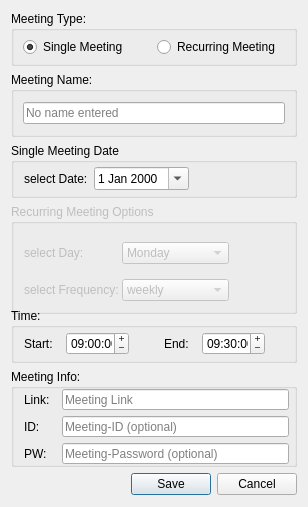
<?xml version="1.0" encoding="UTF-8"?>
<ui version="4.0">
 <class>AddMeetingDialog</class>
 <widget class="QDialog" name="AddMeetingDialog">
  <property name="geometry">
   <rect>
    <x>0</x>
    <y>0</y>
    <width>308</width>
    <height>507</height>
   </rect>
  </property>
  <property name="minimumSize">
   <size>
    <width>308</width>
    <height>507</height>
   </size>
  </property>
  <property name="maximumSize">
   <size>
    <width>308</width>
    <height>511</height>
   </size>
  </property>
  <property name="windowTitle">
   <string>Dialog</string>
  </property>
  <property name="modal">
   <bool>true</bool>
  </property>
  <layout class="QVBoxLayout" name="verticalLayout">
   <item>
    <widget class="QGroupBox" name="MeetingTypeBox">
     <property name="sizePolicy">
      <sizepolicy hsizetype="Preferred" vsizetype="Fixed">
       <horstretch>0</horstretch>
       <verstretch>0</verstretch>
      </sizepolicy>
     </property>
     <property name="minimumSize">
      <size>
       <width>0</width>
       <height>55</height>
      </size>
     </property>
     <property name="maximumSize">
      <size>
       <width>16777215</width>
       <height>55</height>
      </size>
     </property>
     <property name="title">
      <string>Meeting Type:</string>
     </property>
     <layout class="QHBoxLayout" name="horizontalLayout_2">
      <item>
       <layout class="QHBoxLayout" name="MeetingTypeLayout">
        <item>
         <widget class="QRadioButton" name="radioButton_typeSingle">
          <property name="text">
           <string>Single Meeting</string>
          </property>
          <property name="checked">
           <bool>true</bool>
          </property>
          <property name="autoExclusive">
           <bool>true</bool>
          </property>
         </widget>
        </item>
        <item>
         <widget class="QRadioButton" name="radioButton_typeRecurr">
          <property name="text">
           <string>Recurring Meeting</string>
          </property>
         </widget>
        </item>
       </layout>
      </item>
     </layout>
    </widget>
   </item>
   <item>
    <widget class="QGroupBox" name="MeetingNameBox">
     <property name="sizePolicy">
      <sizepolicy hsizetype="Preferred" vsizetype="Fixed">
       <horstretch>0</horstretch>
       <verstretch>0</verstretch>
      </sizepolicy>
     </property>
     <property name="minimumSize">
      <size>
       <width>0</width>
       <height>65</height>
      </size>
     </property>
     <property name="maximumSize">
      <size>
       <width>16777215</width>
       <height>65</height>
      </size>
     </property>
     <property name="title">
      <string>Meeting Name:</string>
     </property>
     <layout class="QVBoxLayout" name="verticalLayout_2">
      <item>
       <widget class="QLineEdit" name="MeetingName_lineEdit">
        <property name="text">
         <string/>
        </property>
        <property name="placeholderText">
         <string>No name entered</string>
        </property>
        <property name="clearButtonEnabled">
         <bool>false</bool>
        </property>
       </widget>
      </item>
     </layout>
    </widget>
   </item>
   <item>
    <widget class="QGroupBox" name="SingleDateBox">
     <property name="sizePolicy">
      <sizepolicy hsizetype="Preferred" vsizetype="Fixed">
       <horstretch>0</horstretch>
       <verstretch>0</verstretch>
      </sizepolicy>
     </property>
     <property name="minimumSize">
      <size>
       <width>0</width>
       <height>55</height>
      </size>
     </property>
     <property name="maximumSize">
      <size>
       <width>16777215</width>
       <height>55</height>
      </size>
     </property>
     <property name="title">
      <string>Single Meeting Date</string>
     </property>
     <layout class="QHBoxLayout" name="horizontalLayout" stretch="0,0,0">
      <property name="leftMargin">
       <number>10</number>
      </property>
      <property name="topMargin">
       <number>0</number>
      </property>
      <property name="rightMargin">
       <number>0</number>
      </property>
      <property name="bottomMargin">
       <number>0</number>
      </property>
      <item>
       <widget class="QLabel" name="SingleDateLabel">
        <property name="text">
         <string>&lt;html&gt;&lt;head/&gt;&lt;body&gt;&lt;p&gt;select Date:&lt;/p&gt;&lt;/body&gt;&lt;/html&gt;</string>
        </property>
       </widget>
      </item>
      <item>
       <widget class="QDateEdit" name="selectDateEdit">
        <property name="minimumSize">
         <size>
          <width>95</width>
          <height>0</height>
         </size>
        </property>
        <property name="calendarPopup">
         <bool>true</bool>
        </property>
       </widget>
      </item>
      <item>
       <spacer name="horizontalSpacer">
        <property name="orientation">
         <enum>Qt::Horizontal</enum>
        </property>
        <property name="sizeHint" stdset="0">
         <size>
          <width>40</width>
          <height>20</height>
         </size>
        </property>
       </spacer>
      </item>
     </layout>
    </widget>
   </item>
   <item>
    <widget class="QGroupBox" name="RecurrOptionBox">
     <property name="enabled">
      <bool>false</bool>
     </property>
     <property name="minimumSize">
      <size>
       <width>0</width>
       <height>110</height>
      </size>
     </property>
     <property name="maximumSize">
      <size>
       <width>16777215</width>
       <height>110</height>
      </size>
     </property>
     <property name="title">
      <string>Recurring Meeting Options</string>
     </property>
     <layout class="QGridLayout" name="gridLayout_RecurrMeetingOptions">
      <property name="leftMargin">
       <number>10</number>
      </property>
      <property name="rightMargin">
       <number>0</number>
      </property>
      <property name="bottomMargin">
       <number>0</number>
      </property>
      <property name="horizontalSpacing">
       <number>0</number>
      </property>
      <item row="0" column="1">
       <widget class="QComboBox" name="selectDayDropdown">
        <property name="minimumSize">
         <size>
          <width>95</width>
          <height>0</height>
         </size>
        </property>
        <property name="currentText">
         <string notr="true">Monday</string>
        </property>
        <property name="currentIndex">
         <number>0</number>
        </property>
        <property name="maxCount">
         <number>7</number>
        </property>
        <property name="insertPolicy">
         <enum>QComboBox::NoInsert</enum>
        </property>
        <item>
         <property name="text">
          <string>Monday</string>
         </property>
        </item>
        <item>
         <property name="text">
          <string>Tuesday</string>
         </property>
        </item>
        <item>
         <property name="text">
          <string>Wednesday</string>
         </property>
        </item>
        <item>
         <property name="text">
          <string>Thursday</string>
         </property>
        </item>
        <item>
         <property name="text">
          <string>Friday</string>
         </property>
        </item>
        <item>
         <property name="text">
          <string>Saturday</string>
         </property>
        </item>
        <item>
         <property name="text">
          <string>Sunday</string>
         </property>
        </item>
       </widget>
      </item>
      <item row="0" column="2">
       <spacer name="horizontalSpacer_2">
        <property name="orientation">
         <enum>Qt::Horizontal</enum>
        </property>
        <property name="sizeHint" stdset="0">
         <size>
          <width>40</width>
          <height>20</height>
         </size>
        </property>
       </spacer>
      </item>
      <item row="0" column="0">
       <widget class="QLabel" name="selectDayLabel">
        <property name="text">
         <string>select Day: </string>
        </property>
       </widget>
      </item>
      <item row="1" column="0">
       <widget class="QLabel" name="selectFrequLabel">
        <property name="text">
         <string>select Frequency: </string>
        </property>
       </widget>
      </item>
      <item row="1" column="1">
       <widget class="QComboBox" name="selectFrequDropdown">
        <property name="minimumSize">
         <size>
          <width>95</width>
          <height>0</height>
         </size>
        </property>
        <property name="currentIndex">
         <number>1</number>
        </property>
        <property name="maxCount">
         <number>7</number>
        </property>
        <property name="insertPolicy">
         <enum>QComboBox::NoInsert</enum>
        </property>
        <item>
         <property name="text">
          <string>daily</string>
         </property>
        </item>
        <item>
         <property name="text">
          <string>weekly</string>
         </property>
        </item>
        <item>
         <property name="text">
          <string>bi-weekly</string>
         </property>
        </item>
        <item>
         <property name="text">
          <string>monthly</string>
         </property>
        </item>
        <item>
         <property name="text">
          <string>quarterly</string>
         </property>
        </item>
        <item>
         <property name="text">
          <string>semi-annually</string>
         </property>
        </item>
        <item>
         <property name="text">
          <string>annually</string>
         </property>
        </item>
       </widget>
      </item>
      <item row="1" column="2">
       <spacer name="horizontalSpacer_3">
        <property name="orientation">
         <enum>Qt::Horizontal</enum>
        </property>
        <property name="sizeHint" stdset="0">
         <size>
          <width>40</width>
          <height>20</height>
         </size>
        </property>
       </spacer>
      </item>
     </layout>
    </widget>
   </item>
   <item>
    <widget class="QGroupBox" name="timeBox">
     <property name="minimumSize">
      <size>
       <width>0</width>
       <height>55</height>
      </size>
     </property>
     <property name="maximumSize">
      <size>
       <width>16777215</width>
       <height>55</height>
      </size>
     </property>
     <property name="title">
      <string>Time:</string>
     </property>
     <layout class="QHBoxLayout" name="horizontalLayout_3">
      <property name="leftMargin">
       <number>10</number>
      </property>
      <property name="topMargin">
       <number>0</number>
      </property>
      <property name="rightMargin">
       <number>0</number>
      </property>
      <property name="bottomMargin">
       <number>0</number>
      </property>
      <item>
       <widget class="QLabel" name="startLabel">
        <property name="text">
         <string>Start:  </string>
        </property>
       </widget>
      </item>
      <item>
       <widget class="QTimeEdit" name="StartTimeEdit">
        <property name="minimumSize">
         <size>
          <width>55</width>
          <height>0</height>
         </size>
        </property>
        <property name="buttonSymbols">
         <enum>QAbstractSpinBox::PlusMinus</enum>
        </property>
        <property name="time">
         <time>
          <hour>9</hour>
          <minute>0</minute>
          <second>0</second>
         </time>
        </property>
       </widget>
      </item>
      <item>
       <spacer name="horizontalSpacer_4">
        <property name="orientation">
         <enum>Qt::Horizontal</enum>
        </property>
        <property name="sizeHint" stdset="0">
         <size>
          <width>40</width>
          <height>20</height>
         </size>
        </property>
       </spacer>
      </item>
      <item>
       <widget class="QLabel" name="endLabel">
        <property name="text">
         <string>End:  </string>
        </property>
       </widget>
      </item>
      <item>
       <widget class="QTimeEdit" name="EndTimeEdit">
        <property name="minimumSize">
         <size>
          <width>55</width>
          <height>0</height>
         </size>
        </property>
        <property name="buttonSymbols">
         <enum>QAbstractSpinBox::PlusMinus</enum>
        </property>
        <property name="time">
         <time>
          <hour>9</hour>
          <minute>30</minute>
          <second>0</second>
         </time>
        </property>
       </widget>
      </item>
      <item>
       <spacer name="horizontalSpacer_5">
        <property name="orientation">
         <enum>Qt::Horizontal</enum>
        </property>
        <property name="sizeHint" stdset="0">
         <size>
          <width>40</width>
          <height>20</height>
         </size>
        </property>
       </spacer>
      </item>
     </layout>
    </widget>
   </item>
   <item>
    <widget class="QGroupBox" name="MeetingInfoBox">
     <property name="title">
      <string>Meeting Info:</string>
     </property>
     <layout class="QGridLayout" name="gridLayout_3">
      <property name="leftMargin">
       <number>10</number>
      </property>
      <property name="topMargin">
       <number>0</number>
      </property>
      <property name="rightMargin">
       <number>5</number>
      </property>
      <property name="bottomMargin">
       <number>0</number>
      </property>
      <item row="0" column="0">
       <layout class="QGridLayout" name="gridLayout_2">
        <item row="1" column="1">
         <widget class="QLineEdit" name="IDLineEdit">
          <property name="placeholderText">
           <string>Meeting-ID (optional)</string>
          </property>
         </widget>
        </item>
        <item row="0" column="1">
         <widget class="QLineEdit" name="linkLineEdit">
          <property name="placeholderText">
           <string>Meeting Link</string>
          </property>
         </widget>
        </item>
        <item row="1" column="0">
         <widget class="QLabel" name="IDLabel">
          <property name="text">
           <string>ID:</string>
          </property>
         </widget>
        </item>
        <item row="0" column="0">
         <widget class="QLabel" name="linkLabel">
          <property name="text">
           <string>Link:  </string>
          </property>
         </widget>
        </item>
        <item row="2" column="0">
         <widget class="QLabel" name="PWLabel">
          <property name="text">
           <string>PW:</string>
          </property>
         </widget>
        </item>
        <item row="2" column="1">
         <widget class="QLineEdit" name="PWLineEdit">
          <property name="placeholderText">
           <string>Meeting-Password (optional)</string>
          </property>
         </widget>
        </item>
       </layout>
      </item>
     </layout>
    </widget>
   </item>
   <item>
    <widget class="QDialogButtonBox" name="buttonBox_Save_Cancel">
     <property name="orientation">
      <enum>Qt::Horizontal</enum>
     </property>
     <property name="standardButtons">
      <set>QDialogButtonBox::Cancel|QDialogButtonBox::Save</set>
     </property>
     <property name="centerButtons">
      <bool>false</bool>
     </property>
    </widget>
   </item>
  </layout>
 </widget>
 <tabstops>
  <tabstop>radioButton_typeSingle</tabstop>
  <tabstop>radioButton_typeRecurr</tabstop>
  <tabstop>MeetingName_lineEdit</tabstop>
  <tabstop>selectDateEdit</tabstop>
  <tabstop>selectDayDropdown</tabstop>
  <tabstop>selectFrequDropdown</tabstop>
  <tabstop>StartTimeEdit</tabstop>
  <tabstop>EndTimeEdit</tabstop>
  <tabstop>linkLineEdit</tabstop>
  <tabstop>IDLineEdit</tabstop>
  <tabstop>PWLineEdit</tabstop>
 </tabstops>
 <resources/>
 <connections>
  <connection>
   <sender>buttonBox_Save_Cancel</sender>
   <signal>accepted()</signal>
   <receiver>AddMeetingDialog</receiver>
   <slot>accept()</slot>
   <hints>
    <hint type="sourcelabel">
     <x>255</x>
     <y>499</y>
    </hint>
    <hint type="destinationlabel">
     <x>157</x>
     <y>274</y>
    </hint>
   </hints>
  </connection>
  <connection>
   <sender>buttonBox_Save_Cancel</sender>
   <signal>rejected()</signal>
   <receiver>AddMeetingDialog</receiver>
   <slot>reject()</slot>
   <hints>
    <hint type="sourcelabel">
     <x>300</x>
     <y>499</y>
    </hint>
    <hint type="destinationlabel">
     <x>286</x>
     <y>274</y>
    </hint>
   </hints>
  </connection>
 </connections>
</ui>
